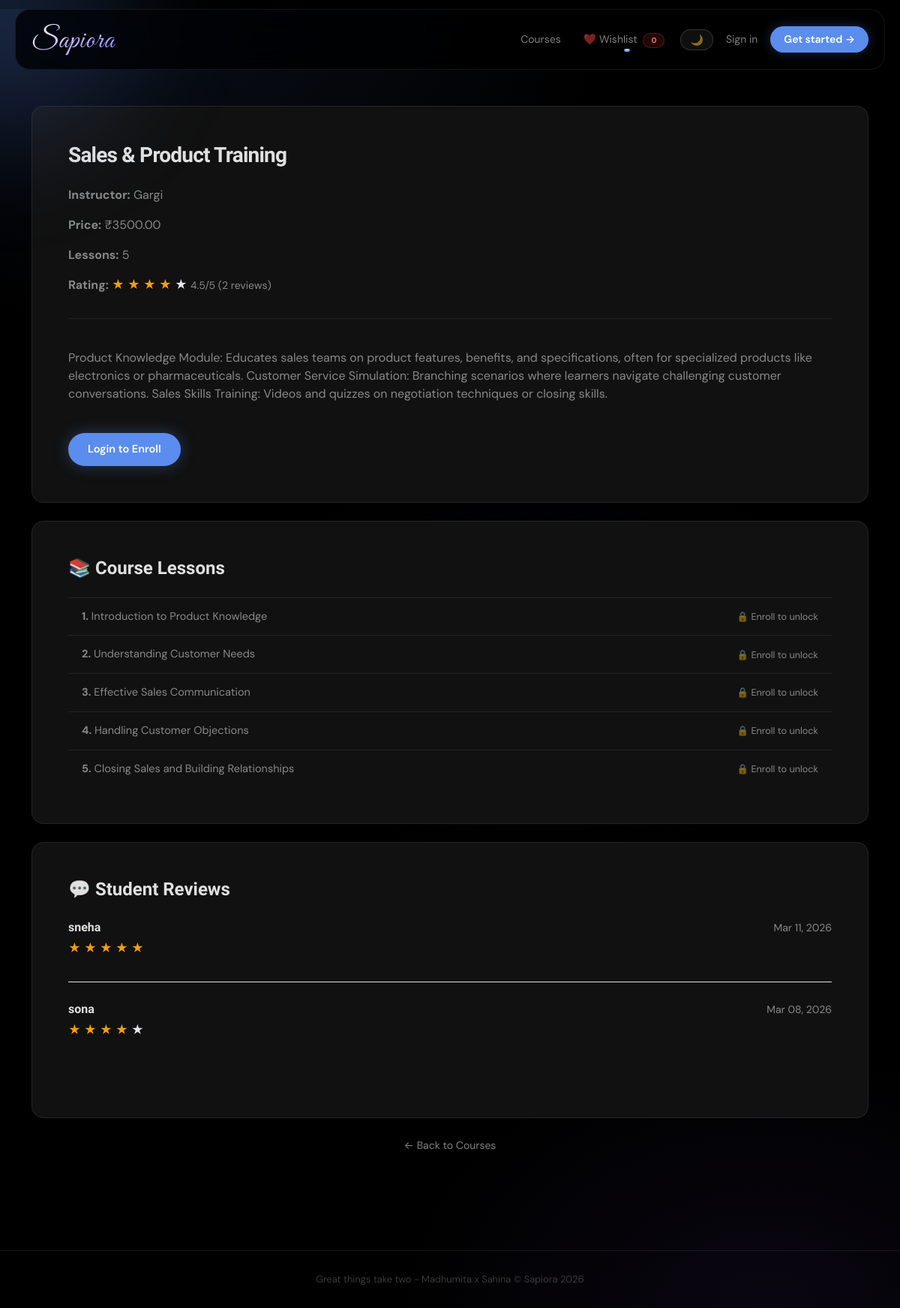
/courses/2/, run on the app's committed database.
### courses/models.py (models this page shows, shortened)
class Course(models.Model):
    title       = models.CharField(max_length=200)
    description = models.TextField()
    instructor  = models.ForeignKey(User, on_delete=models.CASCADE)
    price       = models.DecimalField(max_digits=8, decimal_places=2)
    rating      = models.FloatField(default=0)
    thumbnail   = models.ImageField(upload_to='course_thumbnails/', blank=True, null=True)
    created_at  = models.DateTimeField(auto_now_add=True)
    def rating_count(self):
        return self.ratings.count()

class Lesson(models.Model):
    course     = models.ForeignKey(Course, on_delete=models.CASCADE, related_name='lessons')
    title      = models.CharField(max_length=200)
    content    = models.TextField()
    order      = models.PositiveIntegerField(default=0)
    created_at = models.DateTimeField(auto_now_add=True)
    class Meta:
        ordering = ['order']

class CourseRating(models.Model):
    STAR_CHOICES = [
        (1, '⭐ Poor'), (2, '⭐⭐ Fair'), (3, '⭐⭐⭐ Good'),
        (4, '⭐⭐⭐⭐ Very Good'), (5, '⭐⭐⭐⭐⭐ Excellent'),
    ]
    student    = models.ForeignKey(User, on_delete=models.CASCADE)
    course     = models.ForeignKey(Course, on_delete=models.CASCADE, related_name='ratings')
    stars      = models.IntegerField(choices=STAR_CHOICES, validators=[MinValueValidator(1), MaxValueValidator(5)])
    review     = models.TextField(blank=True)
    created_at = models.DateTimeField(auto_now_add=True)
    updated_at = models.DateTimeField(auto_now=True)
    class Meta:
        unique_together = ('student', 'course')

### courses/views.py (the view, shortened to what this page needs)
# urls.py: path('<int:pk>/', views.course_detail, name='course_detail'),
def course_detail(request, pk):
    course = get_object_or_404(Course, pk=pk)
    lessons = course.lessons.all()
    is_enrolled = False
    user_rating = None
    all_ratings = CourseRating.objects.filter(
        course=course
    ).select_related('student').order_by('-created_at')
    context = {
        'course': course,
        'lessons': lessons,
        'is_enrolled': is_enrolled,
        'user_rating': user_rating,
        'all_ratings': all_ratings,
        'star_range': range(1, 6),
    }
    return render(request, 'courses/course_detail.html', context)

### templates/courses/course_detail.html (shortened to what this page needs)
{% extends "base.html" %}
{% block content %}
<div class="course-detail-wrapper">
    <div class="card course-detail-card p-5">
        <h2 class="fw-bold detail-title">{{ course.title }}</h2>
        <div class="detail-meta mt-3">
            <p><strong>Instructor:</strong> {{ course.instructor.username }}</p>
            <p><strong>Price:</strong>
                {% if course.price == 0 %}
                    <span class="badge bg-success">Free</span>
                {% else %}
                    ₹{{ course.price }}
                {% endif %}
            </p>
            <p><strong>Lessons:</strong> {{ lessons.count }}</p>
            <p>
                <strong>Rating:</strong>
                {% for i in star_range %}
                    {% if i <= course.rating %}
                        <span style="color: #f59e0b;">★</span>
                    {% else %}
                        <span style="color: #e5e7eb;">★</span>
                    {% endif %}
                {% endfor %}
                <span class="text-muted small">
                    {{ course.rating }}/5 ({{ course.rating_count }} review{{ course.rating_count|pluralize }})
                </span>
            </p>
        </div>
        <hr class="soft-divider">
        <p class="mt-4 detail-description">{{ course.description }}</p>
        <div class="mt-4">
            {% if user.is_authenticated %}
                {% if user != course.instructor %}
                    {% if is_enrolled and course_progress == 100 %}
<div class="mb-3">
  <a href="{% url 'course_certificate' course.pk %}" class="btn w-100 fw-bold"
     style="background:linear-gradient(135deg,#d4af37,#ffd700);color:#000;border:none;border-radius:100px;padding:12px;">
    🎓 Download Certificate
  </a>
</div>
{% endif %}
{% if is_enrolled %}
                        <button class="btn btn-success" disabled>✅ Already Enrolled</button>
                    {% else %}
                        <a href="{% url 'enroll_course' course.pk %}" class="btn btn-primary">
                            Enroll Now
                        </a>
                    {% endif %}
                {% endif %}
            {% else %}
                <a href="{% url 'login' %}" class="btn btn-primary">Login to Enroll</a>
            {% endif %}
        </div>
    </div>
    <div class="card course-detail-card p-5 mt-4">
        <h4 class="fw-bold mb-4">📚 Course Lessons</h4>
        {% if lessons %}
            <ul class="list-group list-group-flush">
                {% for lesson in lessons %}
                <li class="list-group-item d-flex justify-content-between align-items-center">
                    <span><strong>{{ lesson.order }}.</strong> {{ lesson.title }}</span>
                    {% if is_enrolled %}
                        <a href="{% url 'lesson_detail' course.pk lesson.pk %}"
                           class="btn btn-sm btn-outline-primary">Start →</a>
                    {% else %}
                        <span class="text-muted small">🔒 Enroll to unlock</span>
                    {% endif %}
                </li>
                {% endfor %}
            </ul>
        {% else %}
            <p class="text-muted">No lessons added yet.</p>
        {% endif %}
    </div>
    {% if all_ratings %}
    <div class="card course-detail-card p-5 mt-4">
        <h4 class="fw-bold mb-4">💬 Student Reviews</h4>
        {% for rating in all_ratings %}
        <div class="mb-4 pb-4 {% if not forloop.last %}border-bottom{% endif %}">
            <div class="d-flex justify-content-between align-items-center mb-1">
                <span class="fw-bold">{{ rating.student.username }}</span>
                <small class="text-muted">{{ rating.created_at|date:"M d, Y" }}</small>
            </div>
            <div class="mb-2">
                {% for i in star_range %}
                    {% if i <= rating.stars %}
                        <span style="color: #f59e0b;">★</span>
                    {% else %}
                        <span style="color: #e5e7eb;">★</span>
                    {% endif %}
                {% endfor %}
            </div>
        </div>
        {% endfor %}
    </div>
    {% endif %}
    <div class="text-center mt-4">
        <a href="{% url 'course_list' %}" class="back-link">← Back to Courses</a>
    </div>
</div>
{% endblock %}

### static/css/style.css (style rules this page uses)
*, *::before, *::after { box-sizing: border-box; }
html { scroll-behavior: smooth; background: #000000; margin: 0; padding: 0; }
body { font-family: 'DM Sans', -apple-system, sans-serif !important; background-color: #000000 !important; color: rgba(255,255,255,0.87) !important; min-height: 100vh; -webkit-font-smoothing: antialiased; transition: background-color 0.3s ease, color 0.3s ease; --bg: #000000; --bg-card: #111111; --bg-card2: #1a1a1a; --bg-input: #1a1a1a; --border: rgba(255,255,255,0.08); --border2: rgba(255,255,255,0.15); --text: rgba(255,255,255,0.87); --text2: rgba(255,255,255,0.50); --text3: rgba(255,255,255,0.25); --glow: #5b8dee; --glow2: #8b5cf6; --green: #30d158; --red: #ff453a; --amber: #ffd60a; --nav-bg: rgba(0,0,0,0.80); --drop-bg: #111111; }
body::before { content: ''; position: fixed; inset: 0; background: radial-gradient(ellipse 900px 600px at 15% 0%, rgba(91,141,238,0.07) 0%, transparent 70%), radial-gradient(ellipse 700px 500px at 85% 100%, rgba(139,92,246,0.05) 0%, transparent 70%); pointer-events: none; z-index: 0; transition: opacity 0.3s ease; }
body { animation: pagein 0.45s ease both; }
h1, h2, h3, h4, h5, h6, .fw-bold, .brand-text, .hero-heading, .section-title, .detail-title { font-family: 'Bricolage Grotesque', sans-serif !important; color: var(--text) !important; }
p, span, li, td, th, label, small { color: var(--text2); }
.btn-primary { background: var(--glow) !important; border: none !important; border-radius: 100px !important; padding: 11px 26px !important; font-weight: 600 !important; font-size: 14.5px !important; color: #fff !important; box-shadow: 0 0 20px rgba(91,141,238,0.35) !important; transition: all 0.22s ease !important; position: relative; overflow: hidden; }
.btn-primary::before { content: ''; position: absolute; inset: 0; background: linear-gradient(135deg, rgba(255,255,255,0.15), transparent); opacity: 0; transition: opacity 0.2s ease; }
.btn { font-family: 'DM Sans', sans-serif !important; }
.card { background: var(--bg-card) !important; border: 1px solid var(--border) !important; border-radius: 16px !important; color: var(--text) !important; transition: all 0.25s ease !important; }
.list-group-item { background: transparent !important; border-color: var(--border) !important; color: var(--text2) !important; padding: 14px 18px !important; font-size: 14.5px !important; transition: all 0.18s ease !important; font-family: 'DM Sans', sans-serif !important; }
.text-muted { color: var(--text2) !important; }
hr { border-color: var(--border) !important; opacity: 1 !important; }
.detail-title { font-size: 28px !important; font-weight: 700 !important; letter-spacing: -0.8px; }
.back-link { color: var(--text2) !important; text-decoration: none; font-size: 14px; transition: all 0.2s ease; display: inline-flex; align-items: center; gap: 4px; }
body::before { background: radial-gradient(ellipse 900px 600px at 15% 0%, rgba(91,141,238,0.1) 0%, transparent 70%), radial-gradient(ellipse 700px 500px at 85% 100%, rgba(139,92,246,0.07) 0%, transparent 70%); animation: orb1 12s ease-in-out infinite; }
body::after { content: ''; position: fixed; inset: 0; background: radial-gradient(ellipse 600px 400px at 60% 50%, rgba(91,141,238,0.04) 0%, transparent 70%); pointer-events: none; z-index: 0; animation: orb2 16s ease-in-out infinite; }

### data on the page
Course: title "Sales & Product Training", instructor.username "Gargi", price "3500.00", count "5", rating "4.5", rating_count "2", description "Product Knowledge Module: Educates sales teams on product features, benefits, and specifications, often for specialized products like electronics or pharmaceuticals. Customer Service Simulation: Branching scenarios where learners navigate challenging customer conversations. Sales Skills Training: Videos and quizzes on negotiation techniques or closing skills."
Lesson: order "1", title "Introduction to Product Knowledge"
Lesson: order "2", title "Understanding Customer Needs"
Lesson: order "3", title "Effective Sales Communication"
Lesson: order "4", title "Handling Customer Objections"
Lesson: order "5", title "Closing Sales and Building Relationships"
CourseRating: student.username "sneha", created_at "Mar 11, 2026", stars 5 (drawn)
CourseRating: student.username "sona", created_at "Mar 08, 2026", stars 4 (drawn)
